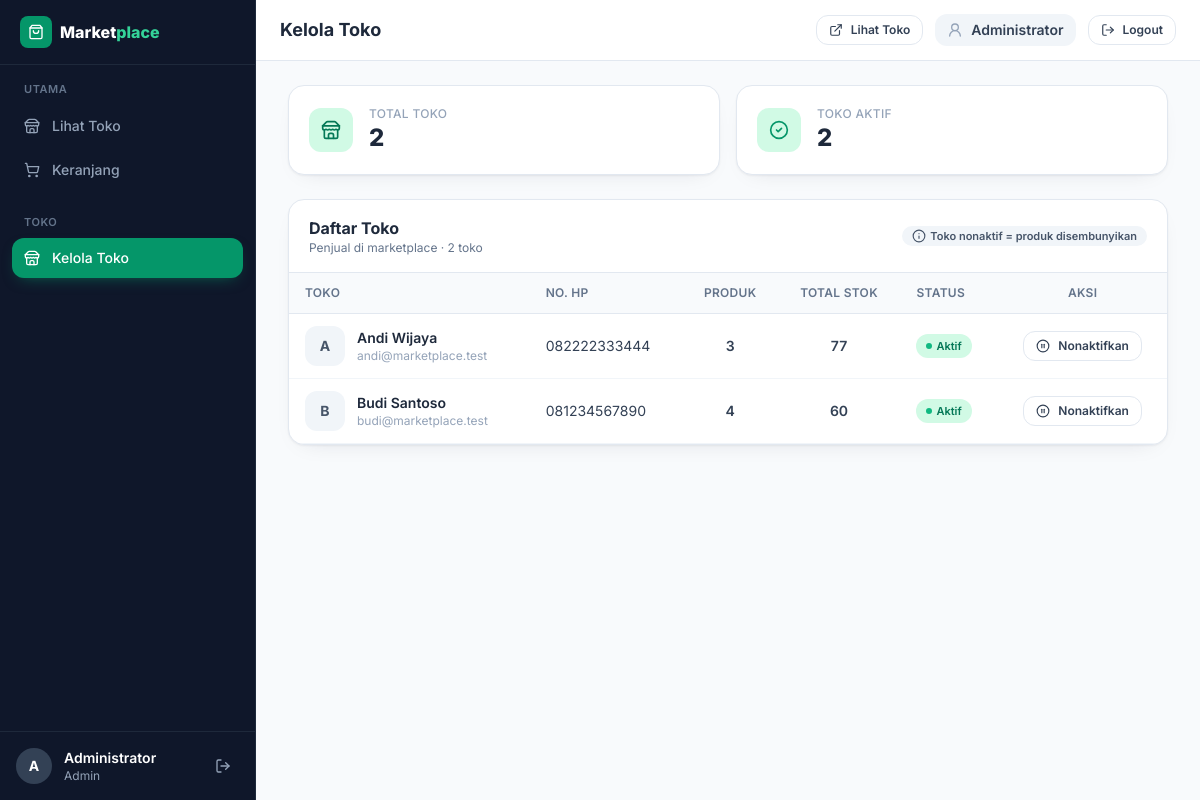
Screenshot of /admin/toko.php (signed in) with the database file from the repository.
### tables this page shows
CREATE TABLE users (
    id_user INT UNSIGNED AUTO_INCREMENT PRIMARY KEY,
    nama VARCHAR(100) NOT NULL,
    email VARCHAR(100) NOT NULL UNIQUE,
    password VARCHAR(255) NOT NULL,
    no_hp VARCHAR(20),
    alamat TEXT,
    role ENUM('pembeli', 'penjual', 'admin')
        NOT NULL DEFAULT 'pembeli',
    status ENUM('aktif', 'nonaktif')
        NOT NULL DEFAULT 'aktif',
    created_at TIMESTAMP DEFAULT CURRENT_TIMESTAMP
);

### admin/toko.php (the view, shortened to what this page needs)
<?php
require_once '../config/koneksi.php';
$sql = "SELECT u.id_user, u.nama, u.email, u.no_hp, u.status, u.created_at,
               COUNT(p.id_produk) AS jumlah_produk,
               COALESCE(SUM(p.stok), 0) AS total_stok
        FROM users u
        LEFT JOIN produk p ON p.id_penjual = u.id_user
        WHERE u.role = 'penjual'
        GROUP BY u.id_user
        ORDER BY u.nama ASC";
$stmt = mysqli_prepare($koneksi, $sql);
mysqli_stmt_execute($stmt);
$hasil = mysqli_stmt_get_result($stmt);
$daftar_toko = [];
while ($baris = mysqli_fetch_assoc($hasil)) {
    $daftar_toko[] = $baris;
}
$total_toko = count($daftar_toko);
$toko_aktif = 0;
foreach ($daftar_toko as $t) {
    if ($t['status'] === 'aktif') { $toko_aktif++; }
}
require_once __DIR__ . '/../components/head.php';
require_once __DIR__ . '/../components/sidebar-admin.php';
?>
<div class="flex min-h-screen flex-1 flex-col lg:pl-64">
<?php require_once __DIR__ . '/../components/topbar-admin.php'; ?>
<main class="flex-1 px-4 py-6 sm:px-6 lg:px-8">
    <div class="mb-6 grid grid-cols-2 gap-3 sm:gap-4">
        <div class="card flex items-center gap-3 p-4 sm:gap-4 sm:p-5">
            <span class="flex h-10 w-10 items-center justify-center rounded-xl bg-primary-100 text-primary-700 sm:h-11 sm:w-11">
                <i data-lucide="store" class="h-5 w-5"></i>
            </span>
            <div>
                <p class="text-xs font-medium uppercase tracking-wide text-slate-400">Total Toko</p>
                <p class="text-2xl font-extrabold text-slate-800"><?= $total_toko ?></p>
            </div>
        </div>
        <div class="card flex items-center gap-3 p-4 sm:gap-4 sm:p-5">
            <span class="flex h-10 w-10 items-center justify-center rounded-xl bg-emerald-100 text-emerald-600 sm:h-11 sm:w-11">
                <i data-lucide="circle-check" class="h-5 w-5"></i>
            </span>
            <div>
                <p class="text-xs font-medium uppercase tracking-wide text-slate-400">Toko Aktif</p>
                <p class="text-2xl font-extrabold text-slate-800"><?= $toko_aktif ?></p>
            </div>
        </div>
    </div>
    <div class="card overflow-hidden">
        <div class="flex flex-wrap items-center justify-between gap-3 border-b border-slate-200 px-5 py-4">
            <div>
                <h2 class="text-base font-bold text-slate-800">Daftar Toko</h2>
                <p class="text-xs text-slate-500">
                    Penjual di marketplace &middot; <?= $total_toko ?> toko
                </p>
            </div>
            <span class="badge-slate">
                <i data-lucide="info" class="h-3.5 w-3.5"></i>
                Toko nonaktif = produk disembunyikan
            </span>
        </div>
        <?php if ($total_toko === 0): ?>
            <div class="p-10 text-center">
                <span class="mx-auto mb-3 flex h-14 w-14 items-center justify-center rounded-2xl bg-slate-100 text-slate-400">
                    <i data-lucide="store" class="h-7 w-7"></i>
                </span>
                <p class="font-semibold text-slate-700">Belum ada toko</p>
                <p class="mt-1 text-sm text-slate-500">Toko akan muncul setelah ada pengguna mendaftar sebagai penjual.</p>
            </div>
        <?php else: ?>
            <div class="hidden overflow-x-auto md:block">
                <table class="tabel-data min-w-[720px]">
                    <thead>
                        <tr>
                            <th>Toko</th>
                            <th>No. HP</th>
                            <th class="text-center">Produk</th>
                            <th class="text-center">Total Stok</th>
                            <th>Status</th>
                            <th class="text-center">Aksi</th>
                        </tr>
                    </thead>
                    <tbody>
                        <?php foreach ($daftar_toko as $t): ?>
                            <tr>
                                <td>
                                    <div class="flex items-center gap-3">
                                        <span class="flex h-10 w-10 shrink-0 items-center justify-center rounded-xl bg-slate-100 text-sm font-bold text-slate-600">
                                            <?= strtoupper(substr($t['nama'], 0, 1)) ?>
                                        </span>
                                        <div class="min-w-0">
                                            <p class="truncate font-semibold text-slate-800"><?= htmlspecialchars($t['nama']) ?></p>
                                            <p class="truncate text-xs text-slate-400"><?= htmlspecialchars($t['email']) ?></p>
                                        </div>
                                    </div>
                                </td>
                                <td class="text-sm text-slate-600"><?= htmlspecialchars($t['no_hp'] ?: '-') ?></td>
                                <td class="text-center font-semibold text-slate-800"><?= (int) $t['jumlah_produk'] ?></td>
                                <td class="text-center font-semibold text-slate-800"><?= (int) $t['total_stok'] ?></td>
                                <td>
                                    <?php if ($t['status'] === 'aktif'): ?>
                                        <span class="badge-success"><span class="h-1.5 w-1.5 rounded-full bg-primary-500"></span> Aktif</span>
                                    <?php else: ?>
                                        <span class="badge-warning"><span class="h-1.5 w-1.5 rounded-full bg-amber-500"></span> Nonaktif</span>
                                    <?php endif; ?>
                                </td>
                                <td>
                                    <div class="flex items-center justify-center">
                                        <form method="post" onsubmit="return confirm('<?= htmlspecialchars($t['status'] === 'aktif'
                                            ? 'Nonaktifkan toko "' . $t['nama'] . '"? Seluruh produk tokonya tidak akan tampil di beranda.'
                                            : 'Aktifkan kembali toko "' . $t['nama'] . '"?', ENT_QUOTES) ?>')">
                                            <?php if ($t['status'] === 'aktif'): ?>
                                                <button type="submit" class="btn-outline btn-sm" title="Nonaktifkan toko">
                                                    <i data-lucide="circle-pause" class="h-3.5 w-3.5"></i> Nonaktifkan
                                                </button>
                                            <?php else: ?>
                                                <button type="submit" class="btn-primary btn-sm" title="Aktifkan toko">
                                                    <i data-lucide="circle-play" class="h-3.5 w-3.5"></i> Aktifkan
                                                </button>
                                            <?php endif; ?>
                                        </form>
                                    </div>
                                </td>
                            </tr>
                        <?php endforeach; ?>
                    </tbody>
                </table>
            </div>
        <?php endif; ?>
    </div>
</main>
</div>

### rows the page displays
users: nama "A", nama "Andi Wijaya", email "andi@marketplace.test", no_hp "082222333444", jumlah_produk "3", total_stok "77", status "aktif" (drawn)
users: nama "B", nama "Budi Santoso", email "budi@marketplace.test", no_hp "081234567890", jumlah_produk "4", total_stok "60", status "aktif" (drawn)

### other values shown
$label_grup "TOKO"
$m['teks'] "Kelola Toko"
substr($_SESSION['nama'] ?? '?', 0, 1) "A"
$_SESSION['nama'] "Administrator"
$role_user "Admin"
$judul "Kelola Toko"
$total_toko "2"
$toko_aktif "2"
